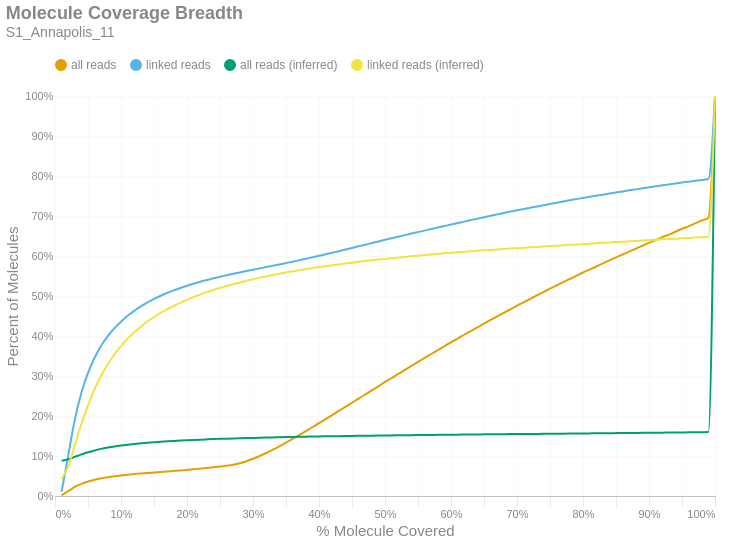

Here is the notebook cell this chart was saved with:
### Markdown cell above
### Molecule Read Coverage
This chart shows molecule coverage breadth as computed by the number of bases aligned to that molecule. In other words, "*how much of each unique long molecule is actually sequenced/aligned?*" Keep in mind there is a distinction between sequences and alignments, since some sequences belonging to a particular molecule may not align well and wouldn't appear in the alignment data. This chart also shows molecule coverage breadth as computed by the *inferred fragment* from which the aligned sequences originate. Unlike read coverage, this calculation takes into account the total insert size, including unsequenced gaps between the forward and reverse reads. Like the previous figures, these are cumulative percents.

### Code cell
if SKIPLR:
    print_html(f"Skipped")
else:
    binned_df = consolidated_hist(valids['coverage_bp'], mask, 0.01, True)
    binned_df_inf = consolidated_hist(valids['coverage_inserts'], mask, 0.01, True)
    binned_df = binned_df.with_columns(pl.lit(binned_df_inf['all reads (cumsum)']).alias('all reads (inferred)'))
    binned_df = binned_df.with_columns(pl.lit(binned_df_inf['linked reads (cumsum)']).alias('linked reads (inferred)'))
    binned_df = binned_df.with_columns(
        (pl.col('bin').cast(pl.Float64) + 0.01).alias('right_edge')
    )

    with SafeRender(binned_df):
        (
            density_plot(binned_df, 'Molecule Coverage Breadth', samplename, 'molcov', ['all reads (inferred)','linked reads (inferred)'])
            .encode(
                #x=alt.X('bin:Q', title="% Molecule Covered").axis(format = '%').scale(padding=0),
                x=alt.X('right_edge:Q', title="% Molecule Covered").axis(format='%').scale(padding=0),
                y=alt.Y('value:Q', title='Percent of Molecules')
                    .axis(format='%')
                    .stack(False)
                    .scale(domainMin=0, padding=0),
                color=alt.Color("key:N").scale(domain = ["all reads", "linked reads", "all reads (inferred)", "linked reads (inferred)"]),
                tooltip = [
                    alt.Tooltip("key:N", title = "Data Type"),
                    alt.Tooltip("range_label:N", title="% Molecule Covered"),
                    alt.Tooltip("value:Q", format = ".2%", title="% Molecules")
                ]
            )
        ).display()

### Figure 1 — Vega-Lite specification as saved in the notebook (floating-point values rounded to 4 significant figures)
{"width": "container", "height": 400, "config": {"title": {"anchor": "start", "dy": -15, "fontSize": 18, "color": "#888888", "subtitleColor": "#888888", "subtitleFontSize": 14}, "arc": {"fill": "#0072B2"}, "axis": {"domainColor": "#888888", "domainWidth": 0.5, "gridWidth": 0.2, "grid": false, "titleFontWeight": 400, "titleFontSize": 15, "labelFontSize": 11, "labelColor": "#888888", "tickColor": "#888888", "tickWidth": 0.2, "titleColor": "#888888"}, "axisBand": {"grid": false}, "axisX": {"grid": true, "tickSize": 10, "domainCap": "round"}, "axisY": {"domain": false, "grid": true, "tickSize": 0, "domainCap": "round"}, "background": "transparent", "header": {"labelFontSize": 15, "labelColor": "#888888", "titleFontSize": 15, "titleFontWeight": 600, "titleColor": "#888888"}, "legend": {"labelFont": "sans-serif", "labelFontSize": 12, "labelColor": "#888888", "symbolSize": 100, "symbolType": "circle", "titleFontSize": 12, "titlePadding": 10, "titleColor": "#888888", "title": null, "orient": "top"}, "range": {"category": ["#E69F00", "#56B4E9", "#009E73", "#F0E442", "#0072B2", "#D55E00", "#CC79A7", "#000000"], "diverging": ["#cfe8f3", "#a2d4ec", "#73bfe2", "#46abdb", "#1696d2", "#12719e"]}, "area": {"fill": "#0072B2", "fillOpacity": 0.7, "line": true, "strokeOpacity": 0.7}, "line": {"color": "#0072B2", "stroke": "#0072B2", "strokeWidth": 2}, "trail": {"color": "#0072B2", "stroke": "#0072B2", "strokeWidth": 0, "size": 1}, "point": {"filled": true, "fillOpacity": 1.0, "size": 95}, "text": {"color": "#888888", "fontSize": 11, "align": "right", "fontWeight": 400, "size": 11}, "bar": {"fill": "#0072B2", "stroke": null}, "view": {"stroke": null, "continuousWidth": 660, "continuousHeight": 400}}, "data": {"name": "data-057247b73eff788081c2fee831ae2b3a"}, "mark": {"type": "line", "interpolate": "monotone", "point": {"opacity": 0, "size": 275}}, "encoding": {"color": {"field": "key", "scale": {"domain": ["all reads", "linked reads", "all reads (inferred)", "linked reads (inferred)"]}, "type": "nominal"}, "tooltip": [{"field": "key", "title": "Data Type", "type": "nominal"}, {"field": "range_label", "title": "% Molecule Covered", "type": "nominal"}, {"field": "value", "format": ".2%", "title": "% Molecules", "type": "quantitative"}], "x": {"axis": {"format": "%"}, "field": "right_edge", "scale": {"padding": 0}, "title": "% Molecule Covered", "type": "quantitative"}, "y": {"axis": {"format": "%"}, "field": "value", "scale": {"domainMin": 0, "padding": 0}, "stack": false, "title": "Percent of Molecules", "type": "quantitative"}}, "params": [{"name": "param_c36ac31b6afebe62", "select": {"type": "point", "fields": ["key"]}, "bind": "legend"}], "title": {"text": "Molecule Coverage Breadth", "subtitle": "S1_Annapolis_11"}, "transform": [{"fold": ["all reads (cumsum)", "linked reads (cumsum)", "all reads (inferred)", "linked reads (inferred)"]}, {"calculate": "replace(datum.key, ' (cumsum)', '')", "as": "key"}, {"filter": {"param": "param_c36ac31b6afebe62"}}], "usermeta": {"embedOptions": {"downloadFileName": "S1_Annapolis_11.molcov"}}, "$schema": "https://vega.github.io/schema/vega-lite/v6.1.0.json", "datasets": {"data-057247b73eff788081c2fee831ae2b3a": [{"bin": "0.0", "interval": "0.0-0.01", "all reads": 0.001406, "linked reads": 0.01024, "all reads (cumsum)": 0.001406, "linked reads (cumsum)": 0.01024, "range_label": "0.0-0.01", "all reads (inferred)": 0.08789, "linked reads (inferred)": 0.04226, "right_edge": 0.01}, {"bin": "0.01", "interval": "0.01-0.02", "all reads": 0.01066, "linked reads": 0.09082, "all reads (cumsum)": 0.01207, "linked reads (cumsum)": 0.1011, "range_label": "0.01-0.02", "all reads (inferred)": 0.09172, "linked reads (inferred)": 0.07396, "right_edge": 0.02}, {"bin": "0.02", "interval": "0.02-0.03", "all reads": 0.01044, "linked reads": 0.08996, "all reads (cumsum)": 0.0225, "linked reads (cumsum)": 0.191, "range_label": "0.02-0.03", "all reads (inferred)": 0.09784, "linked reads (inferred)": 0.1268, "right_edge": 0.03}, {"bin": "0.03", "interval": "0.03-0.04", "all reads": 0.007845, "linked reads": 0.06694, "all reads (cumsum)": 0.03035, "linked reads (cumsum)": 0.258, "range_label": "0.03-0.04", "all reads (inferred)": 0.104, "linked reads (inferred)": 0.1808, "right_edge": 0.04}, {"bin": "0.04", "interval": "0.04-0.05", "all reads": 0.00583, "linked reads": 0.04994, "all reads (cumsum)": 0.03618, "linked reads (cumsum)": 0.3079, "range_label": "0.04-0.05", "all reads (inferred)": 0.1094, "linked reads (inferred)": 0.2274, "right_edge": 0.05}, {"bin": "0.05", "interval": "0.05-0.06", "all reads": 0.00446, "linked reads": 0.03768, "all reads (cumsum)": 0.04064, "linked reads (cumsum)": 0.3456, "range_label": "0.05-0.06", "all reads (inferred)": 0.114, "linked reads (inferred)": 0.2675, "right_edge": 0.06}, {"bin": "0.06", "interval": "0.06-0.07", "all reads": 0.003608, "linked reads": 0.03049, "all reads (cumsum)": 0.04425, "linked reads (cumsum)": 0.3761, "range_label": "0.06-0.07", "all reads (inferred)": 0.1178, "linked reads (inferred)": 0.3012, "right_edge": 0.07}, {"bin": "0.07", "interval": "0.07-0.08", "all reads": 0.002791, "linked reads": 0.02342, "all reads (cumsum)": 0.04704, "linked reads (cumsum)": 0.3995, "range_label": "0.07-0.08", "all reads (inferred)": 0.121, "linked reads (inferred)": 0.3293, "right_edge": 0.08}, {"bin": "0.08", "interval": "0.08-0.09", "all reads": 0.002382, "linked reads": 0.01984, "all reads (cumsum)": 0.04942, "linked reads (cumsum)": 0.4193, "range_label": "0.08-0.09", "all reads (inferred)": 0.1238, "linked reads (inferred)": 0.3541, "right_edge": 0.09}, {"bin": "0.09", "interval": "0.09-0.1", "all reads": 0.002034, "linked reads": 0.01655, "all reads (cumsum)": 0.05145, "linked reads (cumsum)": 0.4359, "range_label": "0.09-0.1", "all reads (inferred)": 0.1262, "linked reads (inferred)": 0.3749, "right_edge": 0.1}, {"bin": "0.1", "interval": "0.1-0.11", "all reads": 0.001805, "linked reads": 0.01451, "all reads (cumsum)": 0.05326, "linked reads (cumsum)": 0.4504, "range_label": "0.1-0.11", "all reads (inferred)": 0.1283, "linked reads (inferred)": 0.3932, "right_edge": 0.11}, {"bin": "0.11", "interval": "0.11-0.12", "all reads": 0.001587, "linked reads": 0.01253, "all reads (cumsum)": 0.05484, "linked reads (cumsum)": 0.4629, "range_label": "0.11-0.12", "all reads (inferred)": 0.1301, "linked reads (inferred)": 0.4091, "right_edge": 0.12}, {"bin": "0.12", "interval": "0.12-0.13", "all reads": 0.001443, "linked reads": 0.01104, "all reads (cumsum)": 0.05629, "linked reads (cumsum)": 0.474, "range_label": "0.12-0.13", "all reads (inferred)": 0.1317, "linked reads (inferred)": 0.4233, "right_edge": 0.13}, {"bin": "0.13", "interval": "0.13-0.14", "all reads": 0.001333, "linked reads": 0.009892, "all reads (cumsum)": 0.05762, "linked reads (cumsum)": 0.4838, "range_label": "0.13-0.14", "all reads (inferred)": 0.1332, "linked reads (inferred)": 0.4361, "right_edge": 0.14}, {"bin": "0.14", "interval": "0.14-0.15", "all reads": 0.001223, "linked reads": 0.008704, "all reads (cumsum)": 0.05884, "linked reads (cumsum)": 0.4926, "range_label": "0.14-0.15", "all reads (inferred)": 0.1345, "linked reads (inferred)": 0.4475, "right_edge": 0.15}, {"bin": "0.15", "interval": "0.15-0.16", "all reads": 0.001241, "linked reads": 0.008023, "all reads (cumsum)": 0.06008, "linked reads (cumsum)": 0.5006, "range_label": "0.15-0.16", "all reads (inferred)": 0.1356, "linked reads (inferred)": 0.4576, "right_edge": 0.16}, {"bin": "0.16", "interval": "0.16-0.17", "all reads": 0.001233, "linked reads": 0.007002, "all reads (cumsum)": 0.06132, "linked reads (cumsum)": 0.5076, "range_label": "0.16-0.17", "all reads (inferred)": 0.1367, "linked reads (inferred)": 0.4669, "right_edge": 0.17}, {"bin": "0.17", "interval": "0.17-0.18", "all reads": 0.001281, "linked reads": 0.006421, "all reads (cumsum)": 0.0626, "linked reads (cumsum)": 0.514, "range_label": "0.17-0.18", "all reads (inferred)": 0.1377, "linked reads (inferred)": 0.4755, "right_edge": 0.18}, {"bin": "0.18", "interval": "0.18-0.19", "all reads": 0.001304, "linked reads": 0.005946, "all reads (cumsum)": 0.0639, "linked reads (cumsum)": 0.5199, "range_label": "0.18-0.19", "all reads (inferred)": 0.1386, "linked reads (inferred)": 0.4833, "right_edge": 0.19}, {"bin": "0.19", "interval": "0.19-0.2", "all reads": 0.0014, "linked reads": 0.005631, "all reads (cumsum)": 0.0653, "linked reads (cumsum)": 0.5256, "range_label": "0.19-0.2", "all reads (inferred)": 0.1394, "linked reads (inferred)": 0.4906, "right_edge": 0.2}, {"bin": "0.2", "interval": "0.2-0.21", "all reads": 0.001441, "linked reads": 0.005106, "all reads (cumsum)": 0.06674, "linked reads (cumsum)": 0.5307, "range_label": "0.2-0.21", "all reads (inferred)": 0.1402, "linked reads (inferred)": 0.4974, "right_edge": 0.21}, {"bin": "0.21", "interval": "0.21-0.22", "all reads": 0.001574, "linked reads": 0.004762, "all reads (cumsum)": 0.06832, "linked reads (cumsum)": 0.5354, "range_label": "0.21-0.22", "all reads (inferred)": 0.1409, "linked reads (inferred)": 0.5038, "right_edge": 0.22}, {"bin": "0.22", "interval": "0.22-0.23", "all reads": 0.001624, "linked reads": 0.004418, "all reads (cumsum)": 0.06994, "linked reads (cumsum)": 0.5399, "range_label": "0.22-0.23", "all reads (inferred)": 0.1416, "linked reads (inferred)": 0.5096, "right_edge": 0.23}, {"bin": "0.23", "interval": "0.23-0.24", "all reads": 0.001769, "linked reads": 0.004302, "all reads (cumsum)": 0.07171, "linked reads (cumsum)": 0.5442, "range_label": "0.23-0.24", "all reads (inferred)": 0.1422, "linked reads (inferred)": 0.5152, "right_edge": 0.24}, {"bin": "0.24", "interval": "0.24-0.25", "all reads": 0.001894, "linked reads": 0.004034, "all reads (cumsum)": 0.0736, "linked reads (cumsum)": 0.5482, "range_label": "0.24-0.25", "all reads (inferred)": 0.1428, "linked reads (inferred)": 0.5202, "right_edge": 0.25}, {"bin": "0.25", "interval": "0.25-0.26", "all reads": 0.002048, "linked reads": 0.003585, "all reads (cumsum)": 0.07565, "linked reads (cumsum)": 0.5518, "range_label": "0.25-0.26", "all reads (inferred)": 0.1434, "linked reads (inferred)": 0.5249, "right_edge": 0.26}, {"bin": "0.26", "interval": "0.26-0.27", "all reads": 0.002665, "linked reads": 0.003711, "all reads (cumsum)": 0.07832, "linked reads (cumsum)": 0.5555, "range_label": "0.26-0.27", "all reads (inferred)": 0.1439, "linked reads (inferred)": 0.5295, "right_edge": 0.27}, {"bin": "0.27", "interval": "0.27-0.28", "all reads": 0.003713, "linked reads": 0.003512, "all reads (cumsum)": 0.08203, "linked reads (cumsum)": 0.559, "range_label": "0.27-0.28", "all reads (inferred)": 0.1444, "linked reads (inferred)": 0.5339, "right_edge": 0.28}, {"bin": "0.28", "interval": "0.28-0.29", "all reads": 0.005008, "linked reads": 0.003388, "all reads (cumsum)": 0.08704, "linked reads (cumsum)": 0.5624, "range_label": "0.28-0.29", "all reads (inferred)": 0.1449, "linked reads (inferred)": 0.5379, "right_edge": 0.29}, {"bin": "0.29", "interval": "0.29-0.3", "all reads": 0.006051, "linked reads": 0.0034, "all reads (cumsum)": 0.09309, "linked reads (cumsum)": 0.5658, "range_label": "0.29-0.3", "all reads (inferred)": 0.1453, "linked reads (inferred)": 0.5418, "right_edge": 0.3}, {"bin": "0.3", "interval": "0.3-0.31", "all reads": 0.006856, "linked reads": 0.003301, "all reads (cumsum)": 0.09995, "linked reads (cumsum)": 0.5691, "range_label": "0.3-0.31", "all reads (inferred)": 0.1457, "linked reads (inferred)": 0.5456, "right_edge": 0.31}, {"bin": "0.31", "interval": "0.31-0.32", "all reads": 0.007568, "linked reads": 0.003275, "all reads (cumsum)": 0.1075, "linked reads (cumsum)": 0.5724, "range_label": "0.31-0.32", "all reads (inferred)": 0.1462, "linked reads (inferred)": 0.5491, "right_edge": 0.32}, {"bin": "0.32", "interval": "0.32-0.33", "all reads": 0.008223, "linked reads": 0.003187, "all reads (cumsum)": 0.1157, "linked reads (cumsum)": 0.5756, "range_label": "0.32-0.33", "all reads (inferred)": 0.1465, "linked reads (inferred)": 0.5523, "right_edge": 0.33}, {"bin": "0.33", "interval": "0.33-0.34", "all reads": 0.008593, "linked reads": 0.003374, "all reads (cumsum)": 0.1243, "linked reads (cumsum)": 0.5789, "range_label": "0.33-0.34", "all reads (inferred)": 0.1469, "linked reads (inferred)": 0.5556, "right_edge": 0.34}, {"bin": "0.34", "interval": "0.34-0.35", "all reads": 0.009006, "linked reads": 0.003415, "all reads (cumsum)": 0.1333, "linked reads (cumsum)": 0.5823, "range_label": "0.34-0.35", "all reads (inferred)": 0.1473, "linked reads (inferred)": 0.5588, "right_edge": 0.35}, {"bin": "0.35", "interval": "0.35-0.36", "all reads": 0.009333, "linked reads": 0.003422, "all reads (cumsum)": 0.1427, "linked reads (cumsum)": 0.5858, "range_label": "0.35-0.36", "all reads (inferred)": 0.1476, "linked reads (inferred)": 0.5617, "right_edge": 0.36}, {"bin": "0.36", "interval": "0.36-0.37", "all reads": 0.009568, "linked reads": 0.0036, "all reads (cumsum)": 0.1522, "linked reads (cumsum)": 0.5894, "range_label": "0.36-0.37", "all reads (inferred)": 0.148, "linked reads (inferred)": 0.5645, "right_edge": 0.37}, {"bin": "0.37", "interval": "0.37-0.38", "all reads": 0.009812, "linked reads": 0.003628, "all reads (cumsum)": 0.162, "linked reads (cumsum)": 0.593, "range_label": "0.37-0.38", "all reads (inferred)": 0.1483, "linked reads (inferred)": 0.5672, "right_edge": 0.38}, {"bin": "0.38", "interval": "0.38-0.39", "all reads": 0.009793, "linked reads": 0.003647, "all reads (cumsum)": 0.1718, "linked reads (cumsum)": 0.5966, "range_label": "0.38-0.39", "all reads (inferred)": 0.1486, "linked reads (inferred)": 0.5697, "right_edge": 0.39}, {"bin": "0.39", "interval": "0.39-0.4", "all reads": 0.01017, "linked reads": 0.003813, "all reads (cumsum)": 0.182, "linked reads (cumsum)": 0.6005, "range_label": "0.39-0.4", "all reads (inferred)": 0.1489, "linked reads (inferred)": 0.5722, "right_edge": 0.4}, {"bin": "0.4", "interval": "0.4-0.41", "all reads": 0.009967, "linked reads": 0.003678, "all reads (cumsum)": 0.192, "linked reads (cumsum)": 0.6041, "range_label": "0.4-0.41", "all reads (inferred)": 0.1491, "linked reads (inferred)": 0.5746, "right_edge": 0.41}, {"bin": "0.41", "interval": "0.41-0.42", "all reads": 0.01026, "linked reads": 0.00396, "all reads (cumsum)": 0.2022, "linked reads (cumsum)": 0.6081, "range_label": "0.41-0.42", "all reads (inferred)": 0.1494, "linked reads (inferred)": 0.5768, "right_edge": 0.42}, {"bin": "0.42", "interval": "0.42-0.43", "all reads": 0.01036, "linked reads": 0.003946, "all reads (cumsum)": 0.2126, "linked reads (cumsum)": 0.612, "range_label": "0.42-0.43", "all reads (inferred)": 0.1497, "linked reads (inferred)": 0.579, "right_edge": 0.43}, {"bin": "0.43", "interval": "0.43-0.44", "all reads": 0.01021, "linked reads": 0.003993, "all reads (cumsum)": 0.2228, "linked reads (cumsum)": 0.616, "range_label": "0.43-0.44", "all reads (inferred)": 0.1499, "linked reads (inferred)": 0.5812, "right_edge": 0.44}, {"bin": "0.44", "interval": "0.44-0.45", "all reads": 0.01031, "linked reads": 0.004046, "all reads (cumsum)": 0.2331, "linked reads (cumsum)": 0.6201, "range_label": "0.44-0.45", "all reads (inferred)": 0.1502, "linked reads (inferred)": 0.5833, "right_edge": 0.45}, {"bin": "0.45", "interval": "0.45-0.46", "all reads": 0.01033, "linked reads": 0.004079, "all reads (cumsum)": 0.2434, "linked reads (cumsum)": 0.6242, "range_label": "0.45-0.46", "all reads (inferred)": 0.1504, "linked reads (inferred)": 0.5854, "right_edge": 0.46}, {"bin": "0.46", "interval": "0.46-0.47", "all reads": 0.01027, "linked reads": 0.004022, "all reads (cumsum)": 0.2537, "linked reads (cumsum)": 0.6282, "range_label": "0.46-0.47", "all reads (inferred)": 0.1507, "linked reads (inferred)": 0.5873, "right_edge": 0.47}, {"bin": "0.47", "interval": "0.47-0.48", "all reads": 0.01039, "linked reads": 0.004141, "all reads (cumsum)": 0.2641, "linked reads (cumsum)": 0.6323, "range_label": "0.47-0.48", "all reads (inferred)": 0.1509, "linked reads (inferred)": 0.5892, "right_edge": 0.48}, {"bin": "0.48", "interval": "0.48-0.49", "all reads": 0.009919, "linked reads": 0.00405, "all reads (cumsum)": 0.274, "linked reads (cumsum)": 0.6364, "range_label": "0.48-0.49", "all reads (inferred)": 0.1511, "linked reads (inferred)": 0.591, "right_edge": 0.49}, {"bin": "0.49", "interval": "0.49-0.5", "all reads": 0.01111, "linked reads": 0.004126, "all reads (cumsum)": 0.2851, "linked reads (cumsum)": 0.6405, "range_label": "0.49-0.5", "all reads (inferred)": 0.1513, "linked reads (inferred)": 0.5928, "right_edge": 0.5}, {"bin": "0.5", "interval": "0.5-0.51", "all reads": 0.009443, "linked reads": 0.003737, "all reads (cumsum)": 0.2946, "linked reads (cumsum)": 0.6442, "range_label": "0.5-0.51", "all reads (inferred)": 0.1515, "linked reads (inferred)": 0.5945, "right_edge": 0.51}, {"bin": "0.51", "interval": "0.51-0.52", "all reads": 0.01049, "linked reads": 0.003998, "all reads (cumsum)": 0.3051, "linked reads (cumsum)": 0.6482, "range_label": "0.51-0.52", "all reads (inferred)": 0.1518, "linked reads (inferred)": 0.5962, "right_edge": 0.52}, {"bin": "0.52", "interval": "0.52-0.53", "all reads": 0.009986, "linked reads": 0.003956, "all reads (cumsum)": 0.3151, "linked reads (cumsum)": 0.6522, "range_label": "0.52-0.53", "all reads (inferred)": 0.152, "linked reads (inferred)": 0.5978, "right_edge": 0.53}, {"bin": "0.53", "interval": "0.53-0.54", "all reads": 0.01011, "linked reads": 0.003827, "all reads (cumsum)": 0.3252, "linked reads (cumsum)": 0.656, "range_label": "0.53-0.54", "all reads (inferred)": 0.1521, "linked reads (inferred)": 0.5993, "right_edge": 0.54}, {"bin": "0.54", "interval": "0.54-0.55", "all reads": 0.009887, "linked reads": 0.003702, "all reads (cumsum)": 0.3351, "linked reads (cumsum)": 0.6597, "range_label": "0.54-0.55", "all reads (inferred)": 0.1523, "linked reads (inferred)": 0.6009, "right_edge": 0.55}, {"bin": "0.55", "interval": "0.55-0.56", "all reads": 0.01009, "linked reads": 0.00377, "all reads (cumsum)": 0.3451, "linked reads (cumsum)": 0.6635, "range_label": "0.55-0.56", "all reads (inferred)": 0.1525, "linked reads (inferred)": 0.6024, "right_edge": 0.56}, {"bin": "0.56", "interval": "0.56-0.57", "all reads": 0.009855, "linked reads": 0.00397, "all reads (cumsum)": 0.355, "linked reads (cumsum)": 0.6675, "range_label": "0.56-0.57", "all reads (inferred)": 0.1527, "linked reads (inferred)": 0.6038, "right_edge": 0.57}, {"bin": "0.57", "interval": "0.57-0.58", "all reads": 0.009571, "linked reads": 0.003649, "all reads (cumsum)": 0.3646, "linked reads (cumsum)": 0.6711, "range_label": "0.57-0.58", "all reads (inferred)": 0.1529, "linked reads (inferred)": 0.6053, "right_edge": 0.58}, {"bin": "0.58", "interval": "0.58-0.59", "all reads": 0.009832, "linked reads": 0.003723, "all reads (cumsum)": 0.3744, "linked reads (cumsum)": 0.6748, "range_label": "0.58-0.59", "all reads (inferred)": 0.1531, "linked reads (inferred)": 0.6067, "right_edge": 0.59}, {"bin": "0.59", "interval": "0.59-0.6", "all reads": 0.009823, "linked reads": 0.003723, "all reads (cumsum)": 0.3842, "linked reads (cumsum)": 0.6786, "range_label": "0.59-0.6", "all reads (inferred)": 0.1533, "linked reads (inferred)": 0.608, "right_edge": 0.6}, {"bin": "0.6", "interval": "0.6-0.61", "all reads": 0.009309, "linked reads": 0.003713, "all reads (cumsum)": 0.3935, "linked reads (cumsum)": 0.6823, "range_label": "0.6-0.61", "all reads (inferred)": 0.1534, "linked reads (inferred)": 0.6094, "right_edge": 0.61}, {"bin": "0.61", "interval": "0.61-0.62", "all reads": 0.009576, "linked reads": 0.003732, "all reads (cumsum)": 0.4031, "linked reads (cumsum)": 0.686, "range_label": "0.61-0.62", "all reads (inferred)": 0.1536, "linked reads (inferred)": 0.6106, "right_edge": 0.62}, {"bin": "0.62", "interval": "0.62-0.63", "all reads": 0.009277, "linked reads": 0.003676, "all reads (cumsum)": 0.4124, "linked reads (cumsum)": 0.6897, "range_label": "0.62-0.63", "all reads (inferred)": 0.1538, "linked reads (inferred)": 0.6117, "right_edge": 0.63}, {"bin": "0.63", "interval": "0.63-0.64", "all reads": 0.009326, "linked reads": 0.003699, "all reads (cumsum)": 0.4217, "linked reads (cumsum)": 0.6934, "range_label": "0.63-0.64", "all reads (inferred)": 0.1539, "linked reads (inferred)": 0.6129, "right_edge": 0.64}, {"bin": "0.64", "interval": "0.64-0.65", "all reads": 0.009009, "linked reads": 0.003638, "all reads (cumsum)": 0.4307, "linked reads (cumsum)": 0.697, "range_label": "0.64-0.65", "all reads (inferred)": 0.1541, "linked reads (inferred)": 0.6141, "right_edge": 0.65}, {"bin": "0.65", "interval": "0.65-0.66", "all reads": 0.009378, "linked reads": 0.003562, "all reads (cumsum)": 0.4401, "linked reads (cumsum)": 0.7006, "range_label": "0.65-0.66", "all reads (inferred)": 0.1542, "linked reads (inferred)": 0.6152, "right_edge": 0.66}, {"bin": "0.66", "interval": "0.66-0.67", "all reads": 0.009022, "linked reads": 0.003457, "all reads (cumsum)": 0.4491, "linked reads (cumsum)": 0.704, "range_label": "0.66-0.67", "all reads (inferred)": 0.1544, "linked reads (inferred)": 0.6163, "right_edge": 0.67}, {"bin": "0.67", "interval": "0.67-0.68", "all reads": 0.008972, "linked reads": 0.003443, "all reads (cumsum)": 0.4581, "linked reads (cumsum)": 0.7075, "range_label": "0.67-0.68", "all reads (inferred)": 0.1545, "linked reads (inferred)": 0.6174, "right_edge": 0.68}, {"bin": "0.68", "interval": "0.68-0.69", "all reads": 0.008678, "linked reads": 0.003443, "all reads (cumsum)": 0.4668, "linked reads (cumsum)": 0.7109, "range_label": "0.68-0.69", "all reads (inferred)": 0.1547, "linked reads (inferred)": 0.6185, "right_edge": 0.69}, {"bin": "0.69", "interval": "0.69-0.7", "all reads": 0.008956, "linked reads": 0.003393, "all reads (cumsum)": 0.4757, "linked reads (cumsum)": 0.7143, "range_label": "0.69-0.7", "all reads (inferred)": 0.1549, "linked reads (inferred)": 0.6196, "right_edge": 0.7}, {"bin": "0.7", "interval": "0.7-0.71", "all reads": 0.008566, "linked reads": 0.003165, "all reads (cumsum)": 0.4843, "linked reads (cumsum)": 0.7175, "range_label": "0.7-0.71", "all reads (inferred)": 0.155, "linked reads (inferred)": 0.6206, "right_edge": 0.71}, {"bin": "0.71", "interval": "0.71-0.72", "all reads": 0.008549, "linked reads": 0.003191, "all reads (cumsum)": 0.4928, "linked reads (cumsum)": 0.7207, "range_label": "0.71-0.72", "all reads (inferred)": 0.1551, "linked reads (inferred)": 0.6216, "right_edge": 0.72}, {"bin": "0.72", "interval": "0.72-0.73", "all reads": 0.008581, "linked reads": 0.003111, "all reads (cumsum)": 0.5014, "linked reads (cumsum)": 0.7238, "range_label": "0.72-0.73", "all reads (inferred)": 0.1553, "linked reads (inferred)": 0.6226, "right_edge": 0.73}, {"bin": "0.73", "interval": "0.73-0.74", "all reads": 0.008287, "linked reads": 0.003165, "all reads (cumsum)": 0.5097, "linked reads (cumsum)": 0.7269, "range_label": "0.73-0.74", "all reads (inferred)": 0.1554, "linked reads (inferred)": 0.6236, "right_edge": 0.74}, {"bin": "0.74", "interval": "0.74-0.75", "all reads": 0.008734, "linked reads": 0.003246, "all reads (cumsum)": 0.5184, "linked reads (cumsum)": 0.7302, "range_label": "0.74-0.75", "all reads (inferred)": 0.1556, "linked reads (inferred)": 0.6247, "right_edge": 0.75}, {"bin": "0.75", "interval": "0.75-0.76", "all reads": 0.007995, "linked reads": 0.002983, "all reads (cumsum)": 0.5264, "linked reads (cumsum)": 0.7332, "range_label": "0.75-0.76", "all reads (inferred)": 0.1558, "linked reads (inferred)": 0.6258, "right_edge": 0.76}, {"bin": "0.76", "interval": "0.76-0.77", "all reads": 0.008146, "linked reads": 0.003056, "all reads (cumsum)": 0.5346, "linked reads (cumsum)": 0.7362, "range_label": "0.76-0.77", "all reads (inferred)": 0.1559, "linked reads (inferred)": 0.6268, "right_edge": 0.77}, {"bin": "0.77", "interval": "0.77-0.78", "all reads": 0.007953, "linked reads": 0.003078, "all reads (cumsum)": 0.5425, "linked reads (cumsum)": 0.7393, "range_label": "0.77-0.78", "all reads (inferred)": 0.1561, "linked reads (inferred)": 0.6279, "right_edge": 0.78}, {"bin": "0.78", "interval": "0.78-0.79", "all reads": 0.007906, "linked reads": 0.002921, "all reads (cumsum)": 0.5504, "linked reads (cumsum)": 0.7422, "range_label": "0.78-0.79", "all reads (inferred)": 0.1562, "linked reads (inferred)": 0.6289, "right_edge": 0.79}, {"bin": "0.79", "interval": "0.79-0.8", "all reads": 0.008231, "linked reads": 0.00298, "all reads (cumsum)": 0.5587, "linked reads (cumsum)": 0.7452, "range_label": "0.79-0.8", "all reads (inferred)": 0.1564, "linked reads (inferred)": 0.6299, "right_edge": 0.8}, {"bin": "0.8", "interval": "0.8-0.81", "all reads": 0.007456, "linked reads": 0.002707, "all reads (cumsum)": 0.5661, "linked reads (cumsum)": 0.7479, "range_label": "0.8-0.81", "all reads (inferred)": 0.1566, "linked reads (inferred)": 0.6308, "right_edge": 0.81}, {"bin": "0.81", "interval": "0.81-0.82", "all reads": 0.0076, "linked reads": 0.002755, "all reads (cumsum)": 0.5737, "linked reads (cumsum)": 0.7507, "range_label": "0.81-0.82", "all reads (inferred)": 0.1567, "linked reads (inferred)": 0.6318, "right_edge": 0.82}, {"bin": "0.82", "interval": "0.82-0.83", "all reads": 0.007783, "linked reads": 0.002681, "all reads (cumsum)": 0.5815, "linked reads (cumsum)": 0.7533, "range_label": "0.82-0.83", "all reads (inferred)": 0.1569, "linked reads (inferred)": 0.6329, "right_edge": 0.83}, {"bin": "0.83", "interval": "0.83-0.84", "all reads": 0.007525, "linked reads": 0.002703, "all reads (cumsum)": 0.589, "linked reads (cumsum)": 0.7561, "range_label": "0.83-0.84", "all reads (inferred)": 0.1571, "linked reads (inferred)": 0.6339, "right_edge": 0.84}, {"bin": "0.84", "interval": "0.84-0.85", "all reads": 0.007341, "linked reads": 0.002729, "all reads (cumsum)": 0.5964, "linked reads (cumsum)": 0.7588, "range_label": "0.84-0.85", "all reads (inferred)": 0.1572, "linked reads (inferred)": 0.6349, "right_edge": 0.85}, {"bin": "0.85", "interval": "0.85-0.86", "all reads": 0.007408, "linked reads": 0.002712, "all reads (cumsum)": 0.6038, "linked reads (cumsum)": 0.7615, "range_label": "0.85-0.86", "all reads (inferred)": 0.1574, "linked reads (inferred)": 0.6357, "right_edge": 0.86}, {"bin": "0.86", "interval": "0.86-0.87", "all reads": 0.007265, "linked reads": 0.002655, "all reads (cumsum)": 0.6111, "linked reads (cumsum)": 0.7641, "range_label": "0.86-0.87", "all reads (inferred)": 0.1575, "linked reads (inferred)": 0.6367, "right_edge": 0.87}, {"bin": "0.87", "interval": "0.87-0.88", "all reads": 0.007328, "linked reads": 0.002392, "all reads (cumsum)": 0.6184, "linked reads (cumsum)": 0.7665, "range_label": "0.87-0.88", "all reads (inferred)": 0.1577, "linked reads (inferred)": 0.6377, "right_edge": 0.88}, {"bin": "0.88", "interval": "0.88-0.89", "all reads": 0.00714, "linked reads": 0.002586, "all reads (cumsum)": 0.6255, "linked reads (cumsum)": 0.7691, "range_label": "0.88-0.89", "all reads (inferred)": 0.1579, "linked reads (inferred)": 0.6387, "right_edge": 0.89}, {"bin": "0.89", "interval": "0.89-0.9", "all reads": 0.007282, "linked reads": 0.002603, "all reads (cumsum)": 0.6328, "linked reads (cumsum)": 0.7717, "range_label": "0.89-0.9", "all reads (inferred)": 0.158, "linked reads (inferred)": 0.6397, "right_edge": 0.9}, {"bin": "0.9", "interval": "0.9-0.91", "all reads": 0.006763, "linked reads": 0.002406, "all reads (cumsum)": 0.6396, "linked reads (cumsum)": 0.7741, "range_label": "0.9-0.91", "all reads (inferred)": 0.1582, "linked reads (inferred)": 0.6406, "right_edge": 0.91}, {"bin": "0.91", "interval": "0.91-0.92", "all reads": 0.007503, "linked reads": 0.00248, "all reads (cumsum)": 0.6471, "linked reads (cumsum)": 0.7766, "range_label": "0.91-0.92", "all reads (inferred)": 0.1584, "linked reads (inferred)": 0.6416, "right_edge": 0.92}, {"bin": "0.92", "interval": "0.92-0.93", "all reads": 0.006499, "linked reads": 0.002314, "all reads (cumsum)": 0.6536, "linked reads (cumsum)": 0.7789, "range_label": "0.92-0.93", "all reads (inferred)": 0.1586, "linked reads (inferred)": 0.6425, "right_edge": 0.93}, {"bin": "0.93", "interval": "0.93-0.94", "all reads": 0.006963, "linked reads": 0.002432, "all reads (cumsum)": 0.6605, "linked reads (cumsum)": 0.7814, "range_label": "0.93-0.94", "all reads (inferred)": 0.1588, "linked reads (inferred)": 0.6434, "right_edge": 0.94}, {"bin": "0.94", "interval": "0.94-0.95", "all reads": 0.007474, "linked reads": 0.002202, "all reads (cumsum)": 0.668, "linked reads (cumsum)": 0.7836, "range_label": "0.94-0.95", "all reads (inferred)": 0.1589, "linked reads (inferred)": 0.6442, "right_edge": 0.95}, {"bin": "0.95", "interval": "0.95-0.96", "all reads": 0.006215, "linked reads": 0.002328, "all reads (cumsum)": 0.6742, "linked reads (cumsum)": 0.7859, "range_label": "0.95-0.96", "all reads (inferred)": 0.1591, "linked reads (inferred)": 0.6451, "right_edge": 0.96}, {"bin": "0.96", "interval": "0.96-0.97", "all reads": 0.00722, "linked reads": 0.002216, "all reads (cumsum)": 0.6814, "linked reads (cumsum)": 0.7881, "range_label": "0.96-0.97", "all reads (inferred)": 0.1593, "linked reads (inferred)": 0.646, "right_edge": 0.97}, {"bin": "0.97", "interval": "0.97-0.98", "all reads": 0.007425, "linked reads": 0.002183, "all reads (cumsum)": 0.6889, "linked reads (cumsum)": 0.7903, "range_label": "0.97-0.98", "all reads (inferred)": 0.1596, "linked reads (inferred)": 0.6471, "right_edge": 0.98}, {"bin": "0.98", "interval": "0.98-0.99", "all reads": 0.006906, "linked reads": 0.002098, "all reads (cumsum)": 0.6958, "linked reads (cumsum)": 0.7924, "range_label": "0.98-0.99", "all reads (inferred)": 0.1599, "linked reads (inferred)": 0.6484, "right_edge": 0.99}, {"bin": "0.99", "interval": "0.99-1.0", "all reads": 0.3042, "linked reads": 0.2076, "all reads (cumsum)": 1.0, "linked reads (cumsum)": 1.0, "range_label": "0.99-1.0", "all reads (inferred)": 1.0, "linked reads (inferred)": 1.0, "right_edge": 1.0}]}}
